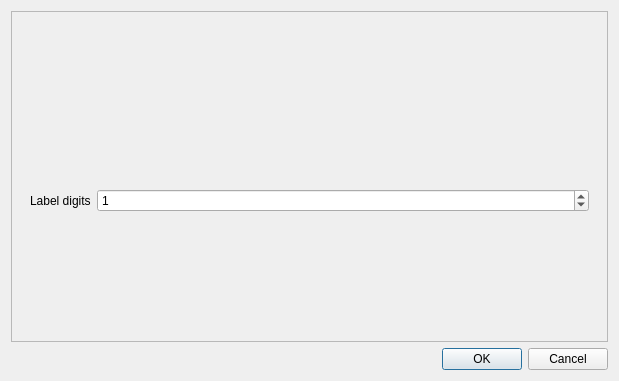
<?xml version="1.0" encoding="UTF-8"?>
<ui version="4.0">
 <class>EditLiIndicatorsDialog</class>
 <widget class="QDialog" name="EditLiIndicatorsDialog">
  <property name="geometry">
   <rect>
    <x>0</x>
    <y>0</y>
    <width>619</width>
    <height>381</height>
   </rect>
  </property>
  <property name="windowTitle">
   <string>Dialog</string>
  </property>
  <layout class="QVBoxLayout" name="verticalLayout">
   <item>
    <widget class="QScrollArea" name="scrollArea">
     <property name="widgetResizable">
      <bool>true</bool>
     </property>
     <widget class="QWidget" name="scrollAreaWidgetContents">
      <property name="geometry">
       <rect>
        <x>0</x>
        <y>0</y>
        <width>595</width>
        <height>326</height>
       </rect>
      </property>
      <layout class="QVBoxLayout" name="verticalLayout_2">
       <property name="sizeConstraint">
        <enum>QLayout::SizeConstraint::SetMinAndMaxSize</enum>
       </property>
       <item>
        <widget class="ChartIndicatorTypeWidget" name="indicatorTypeWidget" native="true"/>
       </item>
       <item>
        <widget class="ChartAxisGeneralSettings" name="generalSettings" native="true"/>
       </item>
       <item>
        <widget class="QWidget" name="stringPrecisionWidget" native="true">
         <layout class="QFormLayout" name="formLayout_2">
          <item row="1" column="0">
           <widget class="QLabel" name="stringPrecisionLabel">
            <property name="text">
             <string>Label digits</string>
            </property>
           </widget>
          </item>
          <item row="1" column="1">
           <widget class="QSpinBox" name="stringPrecisionSpinBox">
            <property name="maximum">
             <number>6</number>
            </property>
            <property name="value">
             <number>1</number>
            </property>
           </widget>
          </item>
         </layout>
        </widget>
       </item>
       <item>
        <widget class="ValuesPreviewWidget" name="rawEditWidget" native="true">
         <property name="minimumSize">
          <size>
           <width>0</width>
           <height>0</height>
          </size>
         </property>
         <property name="maximumSize">
          <size>
           <width>16777215</width>
           <height>16777214</height>
          </size>
         </property>
         <property name="baseSize">
          <size>
           <width>0</width>
           <height>0</height>
          </size>
         </property>
        </widget>
       </item>
      </layout>
     </widget>
    </widget>
   </item>
   <item>
    <widget class="QDialogButtonBox" name="buttonBox">
     <property name="orientation">
      <enum>Qt::Orientation::Horizontal</enum>
     </property>
     <property name="standardButtons">
      <set>QDialogButtonBox::StandardButton::Cancel|QDialogButtonBox::StandardButton::Ok</set>
     </property>
    </widget>
   </item>
  </layout>
 </widget>
 <customwidgets>
  <customwidget>
   <class>ChartAxisGeneralSettings</class>
   <extends>QWidget</extends>
   <header>chartaxisgeneralsettings.h</header>
   <container>1</container>
  </customwidget>
  <customwidget>
   <class>ValuesPreviewWidget</class>
   <extends>QWidget</extends>
   <header>valuespreviewwidget.h</header>
   <container>1</container>
  </customwidget>
  <customwidget>
   <class>ChartIndicatorTypeWidget</class>
   <extends>QWidget</extends>
   <header>chartindicatortypewidget.h</header>
   <container>1</container>
  </customwidget>
 </customwidgets>
 <resources/>
 <connections>
  <connection>
   <sender>buttonBox</sender>
   <signal>accepted()</signal>
   <receiver>EditLiIndicatorsDialog</receiver>
   <slot>accept()</slot>
   <hints>
    <hint type="sourcelabel">
     <x>248</x>
     <y>254</y>
    </hint>
    <hint type="destinationlabel">
     <x>157</x>
     <y>274</y>
    </hint>
   </hints>
  </connection>
  <connection>
   <sender>buttonBox</sender>
   <signal>rejected()</signal>
   <receiver>EditLiIndicatorsDialog</receiver>
   <slot>reject()</slot>
   <hints>
    <hint type="sourcelabel">
     <x>316</x>
     <y>260</y>
    </hint>
    <hint type="destinationlabel">
     <x>286</x>
     <y>274</y>
    </hint>
   </hints>
  </connection>
 </connections>
</ui>
